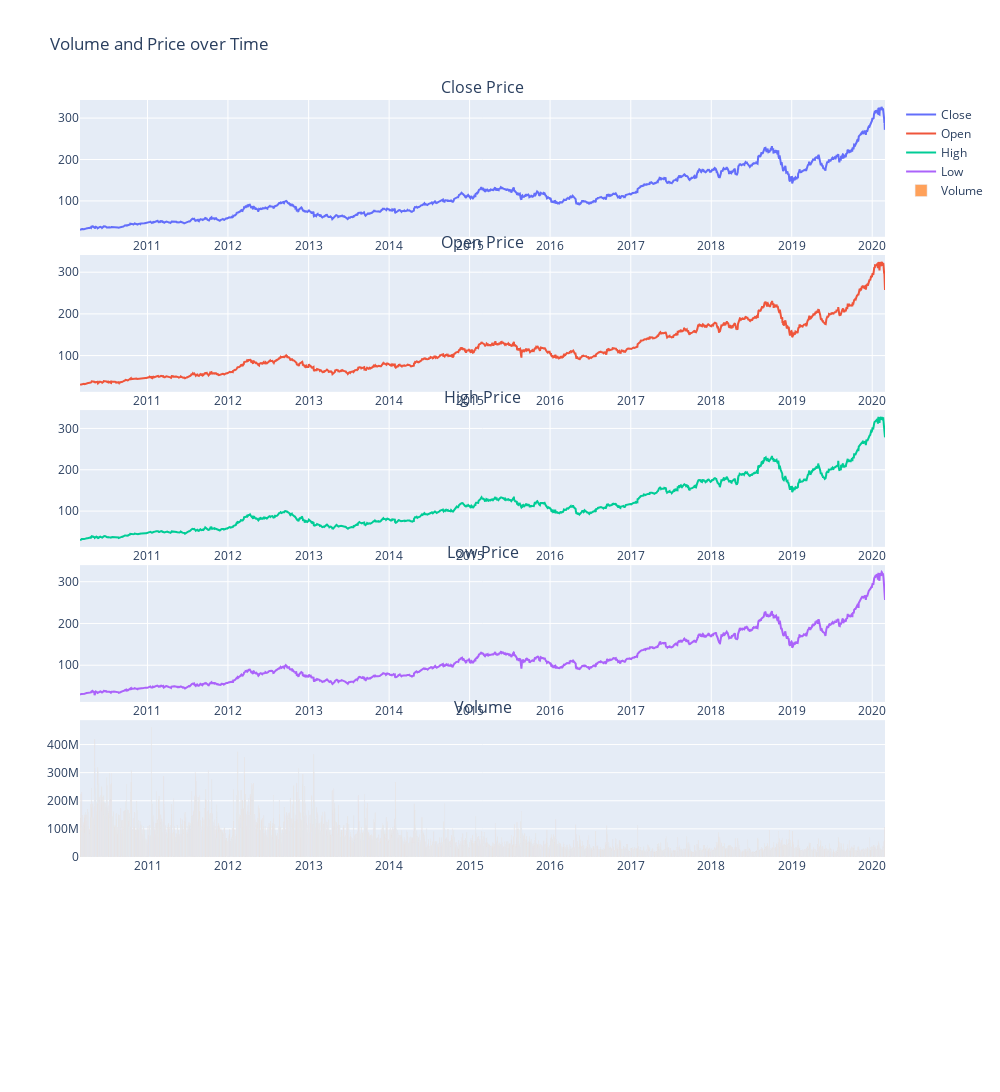

The notebook cell this image was saved under:
### Code cell
fig = make_subplots(rows=6, cols=1, vertical_spacing=0.02, subplot_titles=('Close Price', 'Open Price', 'High Price', 'Low Price', 'Volume'))

# Add traces for close price 
fig.add_trace(go.Scatter(x=df.index, y=df['Close'], mode='lines', name='Close'), row=1, col=1)


# Add traces for open price
fig.add_trace(go.Scatter(x=df.index, y=df['Open'], mode='lines', name='Open'), row=2, col=1)

# Add traces for high price
fig.add_trace(go.Scatter(x=df.index, y=df['High'], mode='lines', name='High'), row=3, col=1)

# Add traces for low price
fig.add_trace(go.Scatter(x=df.index, y=df['Low'], mode='lines', name='Low'), row=4, col=1)




# Add traces for volume
fig.add_trace(go.Bar(x=df.index, y=df['Volume'], name='Volume'), row=5, col=1)


fig.update_layout(
    title_text='Volume and Price over Time',
    width=1000,   # Set the width of the figure
    height=2000,   # Set the height of the figure
)

### Figure 1 — Plotly figure (JSON) as saved in the notebook; plotly's stock layout.template omitted (floating-point values rounded to 4 significant figures; data arrays with more than 128 entries replaced by an {"elided": "..."} marker saying what was removed)
{"data": [{"mode": "lines", "name": "Close", "type": "scatter", "x": {"elided": "2518 str values"}, "xaxis": "x", "y": {"elided": "2518 float values"}, "yaxis": "y"}, {"mode": "lines", "name": "Open", "type": "scatter", "x": {"elided": "2518 str values"}, "xaxis": "x2", "y": {"elided": "2518 float values"}, "yaxis": "y2"}, {"mode": "lines", "name": "High", "type": "scatter", "x": {"elided": "2518 str values"}, "xaxis": "x3", "y": {"elided": "2518 float values"}, "yaxis": "y3"}, {"mode": "lines", "name": "Low", "type": "scatter", "x": {"elided": "2518 str values"}, "xaxis": "x4", "y": {"elided": "2518 float values"}, "yaxis": "y4"}, {"name": "Volume", "type": "bar", "x": {"elided": "2518 str values"}, "xaxis": "x5", "y": {"elided": "2518 int values"}, "yaxis": "y5"}], "layout": {"annotations": [{"font": {"size": 16}, "showarrow": false, "text": "Close Price", "x": 0.5, "xanchor": "center", "xref": "paper", "y": 1, "yanchor": "bottom", "yref": "paper"}, {"font": {"size": 16}, "showarrow": false, "text": "Open Price", "x": 0.5, "xanchor": "center", "xref": "paper", "y": 0.83, "yanchor": "bottom", "yref": "paper"}, {"font": {"size": 16}, "showarrow": false, "text": "High Price", "x": 0.5, "xanchor": "center", "xref": "paper", "y": 0.66, "yanchor": "bottom", "yref": "paper"}, {"font": {"size": 16}, "showarrow": false, "text": "Low Price", "x": 0.5, "xanchor": "center", "xref": "paper", "y": 0.49, "yanchor": "bottom", "yref": "paper"}, {"font": {"size": 16}, "showarrow": false, "text": "Volume", "x": 0.5, "xanchor": "center", "xref": "paper", "y": 0.32, "yanchor": "bottom", "yref": "paper"}], "height": 2000, "title": {"text": "Volume and Price over Time"}, "width": 1000, "xaxis": {"anchor": "y", "domain": [0, 1]}, "xaxis2": {"anchor": "y2", "domain": [0, 1]}, "xaxis3": {"anchor": "y3", "domain": [0, 1]}, "xaxis4": {"anchor": "y4", "domain": [0, 1]}, "xaxis5": {"anchor": "y5", "domain": [0, 1]}, "xaxis6": {"anchor": "y6", "domain": [0, 1]}, "yaxis": {"anchor": "x", "domain": [0.85, 1]}, "yaxis2": {"anchor": "x2", "domain": [0.68, 0.83]}, "yaxis3": {"anchor": "x3", "domain": [0.51, 0.66]}, "yaxis4": {"anchor": "x4", "domain": [0.34, 0.49]}, "yaxis5": {"anchor": "x5", "domain": [0.17, 0.32]}, "yaxis6": {"anchor": "x6", "domain": [0, 0.15]}}}
